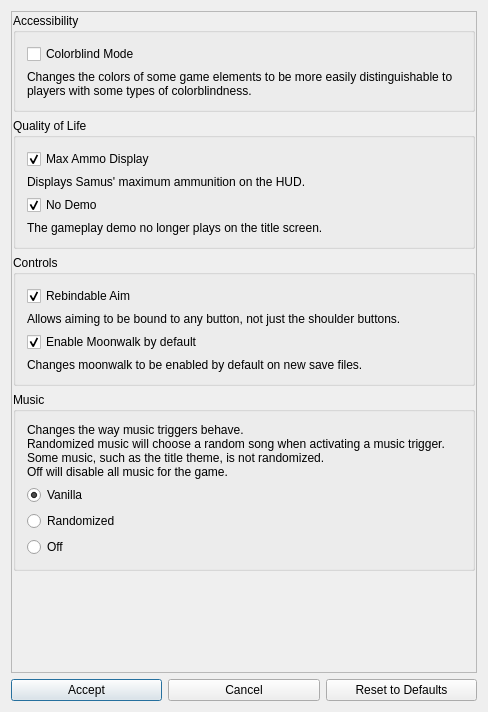
<?xml version="1.0" encoding="UTF-8"?>
<ui version="4.0">
 <class>SuperCosmeticPatchesDialog</class>
 <widget class="QDialog" name="SuperCosmeticPatchesDialog">
  <property name="geometry">
   <rect>
    <x>0</x>
    <y>0</y>
    <width>488</width>
    <height>712</height>
   </rect>
  </property>
  <property name="windowTitle">
   <string>Game Patches</string>
  </property>
  <property name="toolTip">
   <string extracomment="Tourian Elevator can be accessed immediately, without waiting for the G4 cutscene to finish."/>
  </property>
  <layout class="QGridLayout" name="gridLayout">
   <item row="1" column="1">
    <widget class="QPushButton" name="cancel_button">
     <property name="text">
      <string>Cancel</string>
     </property>
    </widget>
   </item>
   <item row="1" column="0">
    <widget class="QPushButton" name="accept_button">
     <property name="text">
      <string>Accept</string>
     </property>
     <property name="default">
      <bool>true</bool>
     </property>
    </widget>
   </item>
   <item row="1" column="2">
    <widget class="QPushButton" name="reset_button">
     <property name="text">
      <string>Reset to Defaults</string>
     </property>
    </widget>
   </item>
   <item row="0" column="0" colspan="3">
    <widget class="QScrollArea" name="scroll_area">
     <property name="sizePolicy">
      <sizepolicy hsizetype="Expanding" vsizetype="Expanding">
       <horstretch>0</horstretch>
       <verstretch>0</verstretch>
      </sizepolicy>
     </property>
     <property name="widgetResizable">
      <bool>true</bool>
     </property>
     <widget class="QWidget" name="scroll_area_contents">
      <property name="geometry">
       <rect>
        <x>0</x>
        <y>0</y>
        <width>468</width>
        <height>632</height>
       </rect>
      </property>
      <property name="sizePolicy">
       <sizepolicy hsizetype="Preferred" vsizetype="Maximum">
        <horstretch>0</horstretch>
        <verstretch>0</verstretch>
       </sizepolicy>
      </property>
      <layout class="QVBoxLayout" name="scroll_area_layout">
       <property name="leftMargin">
        <number>1</number>
       </property>
       <property name="topMargin">
        <number>1</number>
       </property>
       <property name="rightMargin">
        <number>1</number>
       </property>
       <property name="bottomMargin">
        <number>1</number>
       </property>
       <item>
        <widget class="QGroupBox" name="accessibility_box">
         <property name="title">
          <string>Accessibility</string>
         </property>
         <layout class="QVBoxLayout" name="verticalLayout">
          <item>
           <widget class="QCheckBox" name="colorblind_checkbox">
            <property name="toolTip">
             <string/>
            </property>
            <property name="text">
             <string>Colorblind Mode</string>
            </property>
           </widget>
          </item>
          <item>
           <widget class="QLabel" name="colorblind_label">
            <property name="sizePolicy">
             <sizepolicy hsizetype="Preferred" vsizetype="Preferred">
              <horstretch>0</horstretch>
              <verstretch>0</verstretch>
             </sizepolicy>
            </property>
            <property name="mouseTracking">
             <bool>false</bool>
            </property>
            <property name="layoutDirection">
             <enum>Qt::LayoutDirection::LeftToRight</enum>
            </property>
            <property name="lineWidth">
             <number>1</number>
            </property>
            <property name="text">
             <string>Changes the colors of some game elements to be more easily distinguishable to players with some types of colorblindness.</string>
            </property>
            <property name="scaledContents">
             <bool>false</bool>
            </property>
            <property name="alignment">
             <set>Qt::AlignmentFlag::AlignLeading|Qt::AlignmentFlag::AlignLeft|Qt::AlignmentFlag::AlignVCenter</set>
            </property>
            <property name="wordWrap">
             <bool>true</bool>
            </property>
           </widget>
          </item>
         </layout>
        </widget>
       </item>
       <item>
        <widget class="QGroupBox" name="qol_box">
         <property name="title">
          <string>Quality of Life</string>
         </property>
         <layout class="QGridLayout" name="gridLayout_4">
          <item row="4" column="0">
           <widget class="QLabel" name="max_ammo_display_label">
            <property name="text">
             <string>Displays Samus' maximum ammunition on the HUD.</string>
            </property>
            <property name="wordWrap">
             <bool>true</bool>
            </property>
           </widget>
          </item>
          <item row="2" column="0">
           <widget class="QCheckBox" name="max_ammo_display_checkbox">
            <property name="toolTip">
             <string/>
            </property>
            <property name="text">
             <string>Max Ammo Display</string>
            </property>
            <property name="checked">
             <bool>true</bool>
            </property>
           </widget>
          </item>
          <item row="12" column="0">
           <widget class="QCheckBox" name="no_demo_checkbox">
            <property name="toolTip">
             <string/>
            </property>
            <property name="text">
             <string>No Demo</string>
            </property>
            <property name="checked">
             <bool>true</bool>
            </property>
           </widget>
          </item>
          <item row="13" column="0">
           <widget class="QLabel" name="no_demo_label">
            <property name="text">
             <string>The gameplay demo no longer plays on the title screen.</string>
            </property>
            <property name="wordWrap">
             <bool>true</bool>
            </property>
           </widget>
          </item>
         </layout>
        </widget>
       </item>
       <item>
        <widget class="QGroupBox" name="controls_box">
         <property name="title">
          <string>Controls</string>
         </property>
         <layout class="QGridLayout" name="gridLayout_5">
          <item row="2" column="0">
           <widget class="QCheckBox" name="enable_moonwalk_by_default_checkbox">
            <property name="toolTip">
             <string/>
            </property>
            <property name="text">
             <string>Enable Moonwalk by default</string>
            </property>
            <property name="checked">
             <bool>true</bool>
            </property>
           </widget>
          </item>
          <item row="6" column="0">
           <widget class="QLabel" name="label">
            <property name="text">
             <string>Changes moonwalk to be enabled by default on new save files.</string>
            </property>
            <property name="wordWrap">
             <bool>true</bool>
            </property>
           </widget>
          </item>
          <item row="0" column="0">
           <widget class="QCheckBox" name="aim_with_any_button_checkbox">
            <property name="toolTip">
             <string/>
            </property>
            <property name="text">
             <string>Rebindable Aim</string>
            </property>
            <property name="checked">
             <bool>true</bool>
            </property>
           </widget>
          </item>
          <item row="1" column="0">
           <widget class="QLabel" name="aim_with_any_button_label">
            <property name="text">
             <string>Allows aiming to be bound to any button, not just the shoulder buttons.</string>
            </property>
            <property name="wordWrap">
             <bool>true</bool>
            </property>
           </widget>
          </item>
         </layout>
        </widget>
       </item>
       <item>
        <widget class="QGroupBox" name="music_box">
         <property name="title">
          <string>Music</string>
         </property>
         <layout class="QGridLayout" name="gridLayout_6">
          <item row="3" column="0">
           <widget class="QRadioButton" name="no_music_option">
            <property name="text">
             <string>Off</string>
            </property>
            <property name="checked">
             <bool>false</bool>
            </property>
           </widget>
          </item>
          <item row="1" column="0">
           <widget class="QRadioButton" name="vanilla_music_option">
            <property name="text">
             <string>Vanilla</string>
            </property>
            <property name="checked">
             <bool>true</bool>
            </property>
           </widget>
          </item>
          <item row="0" column="0">
           <widget class="QLabel" name="music_label">
            <property name="text">
             <string>Changes the way music triggers behave.
Randomized music will choose a random song when activating a music trigger. Some music, such as the title theme, is not randomized.
Off will disable all music for the game.</string>
            </property>
            <property name="wordWrap">
             <bool>true</bool>
            </property>
           </widget>
          </item>
          <item row="2" column="0">
           <widget class="QRadioButton" name="random_music_option">
            <property name="text">
             <string>Randomized</string>
            </property>
            <property name="checked">
             <bool>false</bool>
            </property>
           </widget>
          </item>
         </layout>
        </widget>
       </item>
      </layout>
     </widget>
    </widget>
   </item>
  </layout>
 </widget>
 <layoutdefault spacing="6" margin="11"/>
 <resources/>
 <connections/>
</ui>
